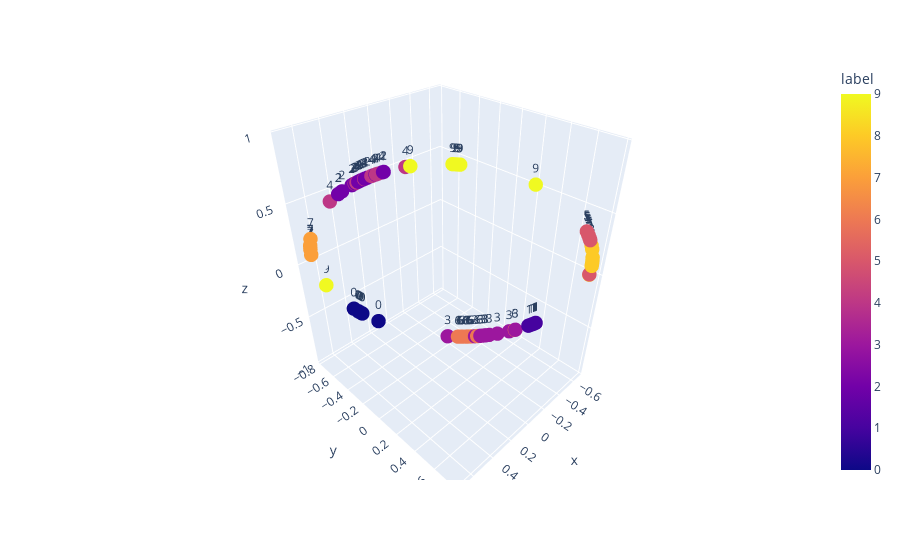

The notebook cell saved with this chart:
### Code cell
projected_points = project_to_2D_unit_circle(embeds)
df = pd.DataFrame({'x': projected_points[:, 0], 
                   'y': projected_points[:, 1], 
                   'z': projected_points[:, 2], 
                   'label': batch_labels.numpy()})

fig = px.scatter_3d(df, x='x', y='y', z='z',
                      color='label', text='label')
fig.update_traces(marker_size = 5)
fig.show()
